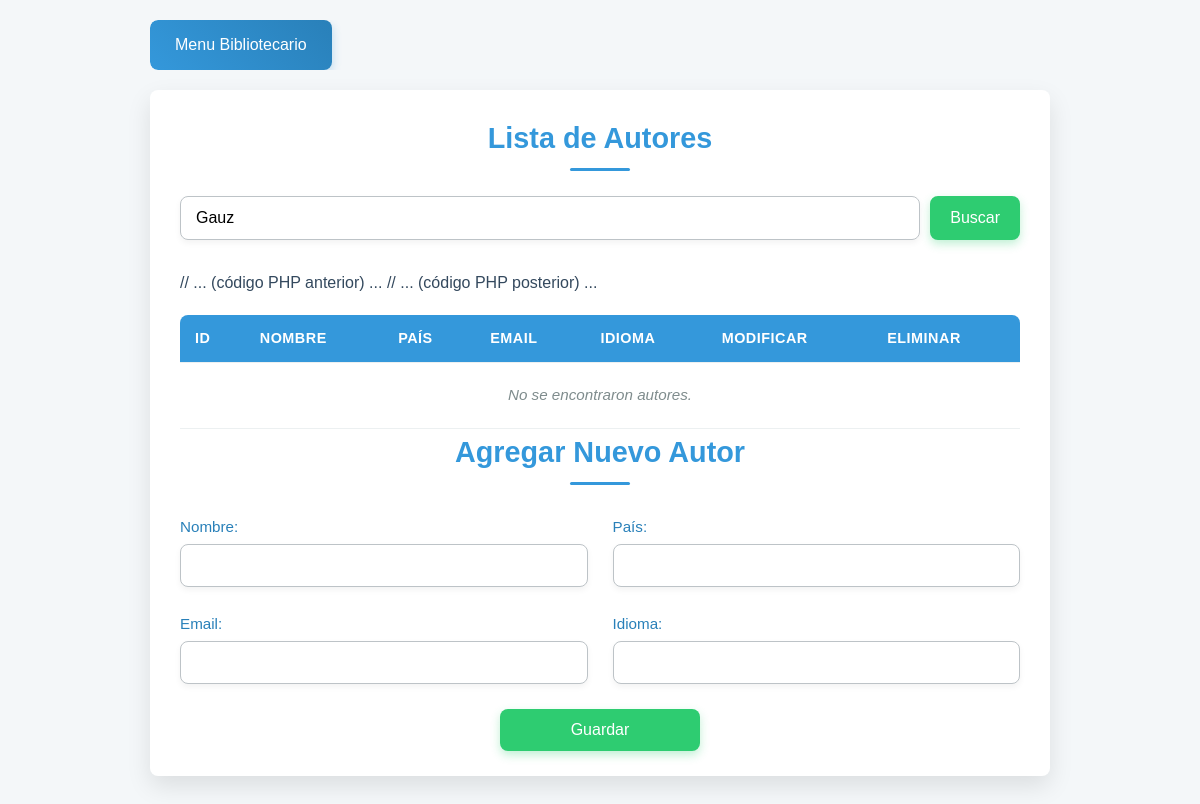
Page /autores.php?buscar=Gauz on the earlier database version.
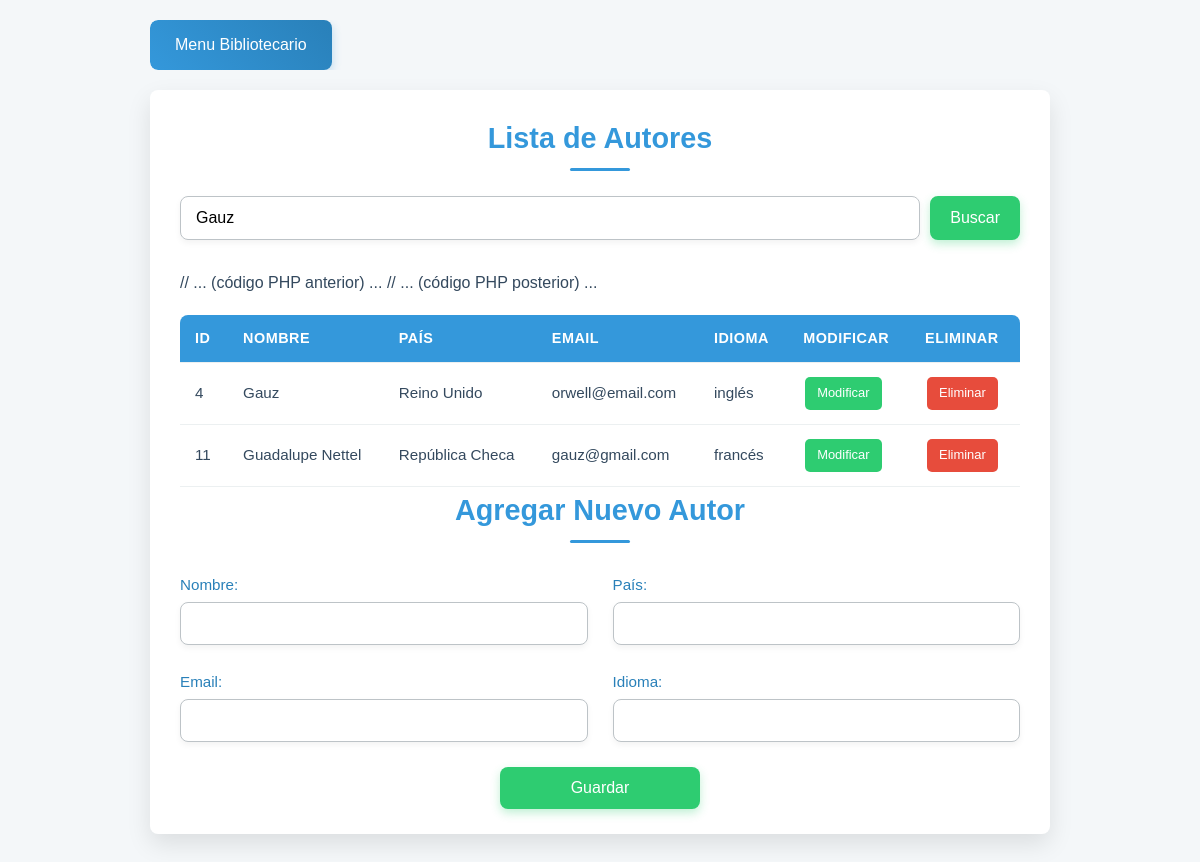
Same page on the later database version.
### tables this page shows
CREATE TABLE TbAutor (id_autor INTEGER PRIMARY KEY AUTOINCREMENT, nom_autor TEXT NOT NULL, pais_autor TEXT NOT NULL, email_autor TEXT CHECK (email_autor LIKE '%@%.%'), idioma_autor TEXT NOT NULL);

### autores.php (the view, shortened to what this page needs)
<?php
include 'conexion.php';
$busqueda = $_GET['buscar'] ?? '';
$sql = "SELECT * FROM TbAutor WHERE
    nom_autor LIKE :buscar OR
    pais_autor LIKE :buscar OR
    idioma_autor LIKE :buscar OR
    email_autor LIKE :buscar";
$stmt = $conexion->prepare($sql);
$stmt->execute(['buscar' => "%$busqueda%"]);
$autores = $stmt->fetchAll(PDO::FETCH_ASSOC);
?>
<!DOCTYPE html>
<html lang="es">
<head>
    <link rel="stylesheet" href="/BASESDEDATOS/TallerBases-master/css/AutoresLista.css">
</head>
<body>
    <div class="container">
        <div class="butoneria">
            <a href="menu_bibliotecario.php" class="menu-button">Menu Bibliotecario</a>
        </div>
    </div>
    <div class="container">
        <h2>Lista de Autores</h2>
        <form method="get" action="autores.php">
            <input type="text" name="buscar" placeholder="Buscar autores..." value="<?= htmlspecialchars($busqueda) ?>">
            <button type="submit">Buscar</button>
        </form>
        <div class="tabla-autores">
            <table>
                <thead>
                    <tr>
                        <th>ID</th>
                        <th>Nombre</th>
                        <th>País</th>
                        <th>Email</th>
                        <th>Idioma</th>
                        <th>Modificar</th>
                        <th>Eliminar</th>
                    </tr>
                </thead>
                <tbody>
                    <?php if ($autores): ?>
                        <?php foreach ($autores as $autor): ?>
                            <tr>
                                <td data-label="ID"><?= htmlspecialchars($autor['id_autor']) ?></td>
                                <td data-label="Nombre"><?= htmlspecialchars($autor['nom_autor']) ?></td>
                                <td data-label="País"><?= htmlspecialchars($autor['pais_autor']) ?></td>
                                <td data-label="Email"><?= htmlspecialchars($autor['email_autor']) ?></td>
                                <td data-label="Idioma"><?= htmlspecialchars($autor['idioma_autor']) ?></td>
                                <td data-label="Modificar">
                                    <a href="modificar_autor.php?id=<?= urlencode($autor['id_autor']) ?>" onclick="return confirm('¿Modificar este autor?')">Modificar</a>
                                </td>
                                <td data-label="Eliminar">
                                    <a href="eliminar_autor.php?id=<?= urlencode($autor['id_autor']) ?>" onclick="return confirm('¿Eliminar este autor?')">Eliminar</a>
                                </td>
                            </tr>
                        <?php endforeach; ?>
                    <?php else: ?>
                        <tr>
                            <td colspan="7">No se encontraron autores.</td>
                        </tr>
                    <?php endif; ?>
                </tbody>
            </table>
        </div>
        <h2>Agregar Nuevo Autor</h2>
        <div class="formulario">
            <form action="guardar_autor.php" method="post">
                <label>Nombre:
                    <input type="text" name="nom_autor" required>
                </label>
                <label>País:
                    <input type="text" name="pais_autor" required>
                </label>
                <label>Email:
                    <input type="email" name="email_autor">
                </label>
                <label>Idioma:
                    <input type="text" name="idioma_autor" required>
                </label>
                <button type="submit">Guardar</button>
            </form>
        </div>
    </div>
</body>
</html>

Differences in the rows shown:
now on this page (row edited): tbautor: id_autor "4", nom_autor "Gauz", pais_autor "Reino Unido", email_autor "orwell@email.com", idioma_autor "inglés"
now on this page (row edited): tbautor: id_autor "11", nom_autor "Guadalupe Nettel", pais_autor "República Checa", email_autor "gauz@gmail.com", idioma_autor "francés"
Other differences:
text no longer shown: "No se encontraron autores."
